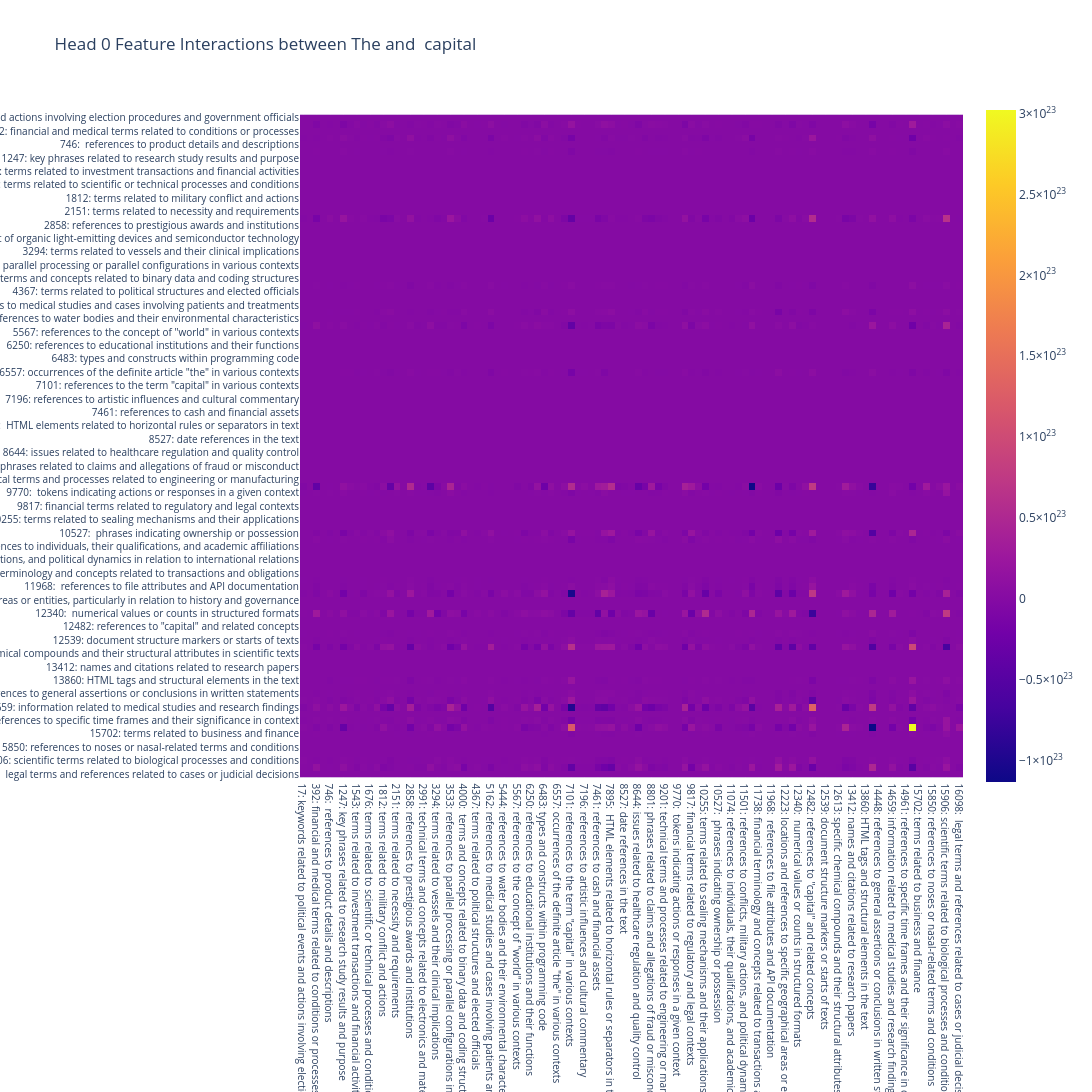

Here is the notebook cell this chart was saved with:
### Code cell
plot_feature_interactions_new(C@U@R,tokens,labels_pruned,i,j,head,numpy=True)

### Figure 1 — Plotly figure (JSON) as saved in the notebook; plotly's stock layout.template omitted (floating-point values rounded to 4 significant figures; data arrays with more than 128 entries replaced by an {"elided": "..."} marker saying what was removed)
{"data": [{"coloraxis": "coloraxis", "hovertemplate": "x: %{x}<br>y: %{y}<br>color: %{z}<extra></extra>", "name": "0", "type": "heatmap", "x": ["17: keywords related to political events and actions involving election procedures and government officials", "181: technical issues related to software and system errors", "392: financial and medical terms related to conditions or processes", "705: references to significant amounts of money or economic transactions", "746:  references to product details and descriptions", "1245: phrases that indicate the existence or presence of something", "1247: key phrases related to research study results and purpose", "1512: references to water and its properties in various chemical and biological contexts", "1543: terms related to investment transactions and financial activities", "1639: terms related to political systems and governance", "1676: terms related to scientific or technical processes and conditions", "1752: components related to quantitative performance metrics and analysis in various contexts", "1812: terms related to military conflict and actions", "2103: phrases or words related to \"kicking\"", "2151: terms related to necessity and requirements", "2203: sentences indicating actions or inquiries related to specific topics, often with a personal perspective", "2858: references to prestigious awards and institutions", "2923: terms related to biological and chemical processes, particularly those involving peptides, proteins, and enzymes", "2991: technical terms and concepts related to electronics and materials science, particularly in the context of organic light-emitting devices and semiconductor technology", "3269: instances of the word \"cap\" and its variations", "3294: terms related to vessels and their clinical implications", "3401: technical terms and concepts related to electrical and electronic circuits", "3533: references to parallel processing or parallel configurations in various contexts", "3578: terms related to food, agriculture, and environmental factors", "4000:  terms and concepts related to binary data and coding structures", "4228:  headings or titles that introduce sections of content", "4367: terms related to political structures and elected officials", "4854:  elements related to coding and programming concepts", "5162: references to medical studies and cases involving patients and treatments", "5425:  numerical data or statistics presented in various contexts", "5444: references to water bodies and their environmental characteristics", "5544:  references to the term \"The.\"", "5567: references to the concept of \"world\" in various contexts", "6226: aspects related to user experience and customer engagement", "6250: references to educational institutions and their functions", "6358: terms related to biological processes and relationships, particularly those involving metabolism and cellular functions", "6483: types and constructs within programming code", "6512: specific patterns or components in technical or legal contexts, particularly related to jury sequestration", "6557: occurrences of the definite article \"the\" in various contexts", "7083: proper nouns and specific geographic or organizational entities", "7101: references to the term \"capital\" in various contexts", "7156:  terms related to wastewater treatment and environmental health", "7196: references to artistic influences and cultural commentary", "7328: technical terms related to programming and error handling in code", "7461: references to cash and financial assets", "7649: references to code structure and definitions", "7895:  HTML elements related to horizontal rules or separators in text", "8274: technical terms and identifiers associated with digital assets and programming", "8527: date references in the text", "8552: technical jargon related to software installation and configuration processes", "8644: issues related to healthcare regulation and quality control", "8650: terms related to natural features and outdoor activities", "8801: phrases related to claims and allegations of fraud or misconduct", "9162: phrases and terms related to geographic locations and cultural demographics", "9201: technical terms and processes related to engineering or manufacturing", "9394: repetitive instances of the word \"The.\"", "9770:  tokens indicating actions or responses in a given context", "9774: guidelines and evidence related to health and emergency risk communication", "9817: financial terms related to regulatory and legal contexts", "9856: elements related to dining or eating experiences", "10255: terms related to sealing mechanisms and their applications", "10296: mention of named entities and organizations", "10527:  phrases indicating ownership or possession", "11057: phrases that emphasize the word \"the.\"", "11074: references to individuals, their qualifications, and academic affiliations", "11247: phrases related to accommodations and amenities", "11501: references to conflicts, military actions, and political dynamics in relation to international relations", "11512: terms related to financial capital and its implications", "11738: financial terminology and concepts related to transactions and obligations", "11754:  instances of the letter \"A\" in various contexts", "11968:  references to file attributes and API documentation", "12054: content related to medical conditions and treatments", "12223: locations and references to specific geographical areas or entities, particularly in relation to history and governance", "12256: terms related to legal or ethical accountability and consequences", "12340:  numerical values or counts in structured formats", "12434: references to literature and storytelling elements", "12482: references to \"capital\" and related concepts", "12494: words and phrases associated with new and old products", "12539: document structure markers or starts of texts", "12555: phrases related to formal power dynamics and authority", "12613: specific chemical compounds and their structural attributes in scientific texts", "12817: terms related to political discourse and revolutionary concepts", "13412: names and citations related to research papers", "13500: references to contemporary artists and exhibitions", "13860: HTML tags and structural elements in the text", "13923: keywords and phrases related to legal context and technical terminology", "14448: references to general assertions or conclusions in written statements", "14656:  instances of text that denote specific document structural elements or markers", "14659: information related to medical studies and research findings", "14681:  references to government actions and decision-making processes", "14961: references to specific time frames and their significance in context", "15664:  legal terminology and related concepts", "15702: terms related to business and finance", "15800: concepts related to the significance and impact of various topics, especially in relation to evidence and existence", "15850: references to noses or nasal-related terms and conditions", "15894: expressions related to luxury experiences and products", "15906: scientific terms related to biological processes and conditions", "16027: mathematical and scientific notation", "16098:  legal terms and references related to cases or judicial decisions"], "xaxis": "x", "y": ["17: keywords related to political events and actions involving election procedures and government officials", "181: technical issues related to software and system errors", "392: financial and medical terms related to conditions or processes", "705: references to significant amounts of money or economic transactions", "746:  references to product details and descriptions", "1245: phrases that indicate the existence or presence of something", "1247: key phrases related to research study results and purpose", "1512: references to water and its properties in various chemical and biological contexts", "1543: terms related to investment transactions and financial activities", "1639: terms related to political systems and governance", "1676: terms related to scientific or technical processes and conditions", "1752: components related to quantitative performance metrics and analysis in various contexts", "1812: terms related to military conflict and actions", "2103: phrases or words related to \"kicking\"", "2151: terms related to necessity and requirements", "2203: sentences indicating actions or inquiries related to specific topics, often with a personal perspective", "2858: references to prestigious awards and institutions", "2923: terms related to biological and chemical processes, particularly those involving peptides, proteins, and enzymes", "2991: technical terms and concepts related to electronics and materials science, particularly in the context of organic light-emitting devices and semiconductor technology", "3269: instances of the word \"cap\" and its variations", "3294: terms related to vessels and their clinical implications", "3401: technical terms and concepts related to electrical and electronic circuits", "3533: references to parallel processing or parallel configurations in various contexts", "3578: terms related to food, agriculture, and environmental factors", "4000:  terms and concepts related to binary data and coding structures", "4228:  headings or titles that introduce sections of content", "4367: terms related to political structures and elected officials", "4854:  elements related to coding and programming concepts", "5162: references to medical studies and cases involving patients and treatments", "5425:  numerical data or statistics presented in various contexts", "5444: references to water bodies and their environmental characteristics", "5544:  references to the term \"The.\"", "5567: references to the concept of \"world\" in various contexts", "6226: aspects related to user experience and customer engagement", "6250: references to educational institutions and their functions", "6358: terms related to biological processes and relationships, particularly those involving metabolism and cellular functions", "6483: types and constructs within programming code", "6512: specific patterns or components in technical or legal contexts, particularly related to jury sequestration", "6557: occurrences of the definite article \"the\" in various contexts", "7083: proper nouns and specific geographic or organizational entities", "7101: references to the term \"capital\" in various contexts", "7156:  terms related to wastewater treatment and environmental health", "7196: references to artistic influences and cultural commentary", "7328: technical terms related to programming and error handling in code", "7461: references to cash and financial assets", "7649: references to code structure and definitions", "7895:  HTML elements related to horizontal rules or separators in text", "8274: technical terms and identifiers associated with digital assets and programming", "8527: date references in the text", "8552: technical jargon related to software installation and configuration processes", "8644: issues related to healthcare regulation and quality control", "8650: terms related to natural features and outdoor activities", "8801: phrases related to claims and allegations of fraud or misconduct", "9162: phrases and terms related to geographic locations and cultural demographics", "9201: technical terms and processes related to engineering or manufacturing", "9394: repetitive instances of the word \"The.\"", "9770:  tokens indicating actions or responses in a given context", "9774: guidelines and evidence related to health and emergency risk communication", "9817: financial terms related to regulatory and legal contexts", "9856: elements related to dining or eating experiences", "10255: terms related to sealing mechanisms and their applications", "10296: mention of named entities and organizations", "10527:  phrases indicating ownership or possession", "11057: phrases that emphasize the word \"the.\"", "11074: references to individuals, their qualifications, and academic affiliations", "11247: phrases related to accommodations and amenities", "11501: references to conflicts, military actions, and political dynamics in relation to international relations", "11512: terms related to financial capital and its implications", "11738: financial terminology and concepts related to transactions and obligations", "11754:  instances of the letter \"A\" in various contexts", "11968:  references to file attributes and API documentation", "12054: content related to medical conditions and treatments", "12223: locations and references to specific geographical areas or entities, particularly in relation to history and governance", "12256: terms related to legal or ethical accountability and consequences", "12340:  numerical values or counts in structured formats", "12434: references to literature and storytelling elements", "12482: references to \"capital\" and related concepts", "12494: words and phrases associated with new and old products", "12539: document structure markers or starts of texts", "12555: phrases related to formal power dynamics and authority", "12613: specific chemical compounds and their structural attributes in scientific texts", "12817: terms related to political discourse and revolutionary concepts", "13412: names and citations related to research papers", "13500: references to contemporary artists and exhibitions", "13860: HTML tags and structural elements in the text", "13923: keywords and phrases related to legal context and technical terminology", "14448: references to general assertions or conclusions in written statements", "14656:  instances of text that denote specific document structural elements or markers", "14659: information related to medical studies and research findings", "14681:  references to government actions and decision-making processes", "14961: references to specific time frames and their significance in context", "15664:  legal terminology and related concepts", "15702: terms related to business and finance", "15800: concepts related to the significance and impact of various topics, especially in relation to evidence and existence", "15850: references to noses or nasal-related terms and conditions", "15894: expressions related to luxury experiences and products", "15906: scientific terms related to biological processes and conditions", "16027: mathematical and scientific notation", "16098:  legal terms and references related to cases or judicial decisions"], "yaxis": "y", "z": {"elided": "99x99 float values"}}], "layout": {"coloraxis": {"colorscale": [[0, "#0d0887"], [0.1111, "#46039f"], [0.2222, "#7201a8"], [0.3333, "#9c179e"], [0.4444, "#bd3786"], [0.5556, "#d8576b"], [0.6667, "#ed7953"], [0.7778, "#fb9f3a"], [0.8889, "#fdca26"], [1, "#f0f921"]]}, "height": 2380, "margin": {"b": 300, "l": 300, "r": 50, "t": 100}, "title": {"text": "Head 0 Feature Interactions between The and  capital"}, "width": 2330, "xaxis": {"anchor": "y", "automargin": false, "constrain": "domain", "domain": [0, 1], "scaleanchor": "y", "tickfont": {"size": 10}}, "yaxis": {"anchor": "x", "automargin": false, "autorange": "reversed", "constrain": "domain", "domain": [0, 1], "tickfont": {"size": 10}}}}
